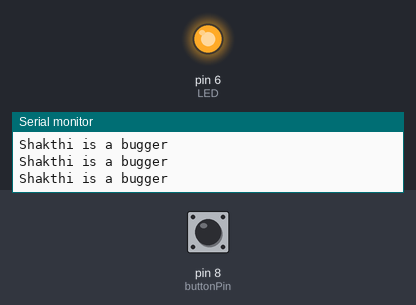
A sketch run on a simulated Arduino Uno, built with avr-gcc and run on an emulated ATmega328P. Shown: output pins drawn as LEDs (lit = HIGH), the last lines printed to the serial monitor. Dashed ring = blinking. Inputs (shaded band) come from the test bench; at power-on: pin 8 (buttonPin) HIGH.

Above: at 1.2 s.
1.3 s: pin 8 (buttonPin) pulled LOW for 0.15 s
At 1.39 s:
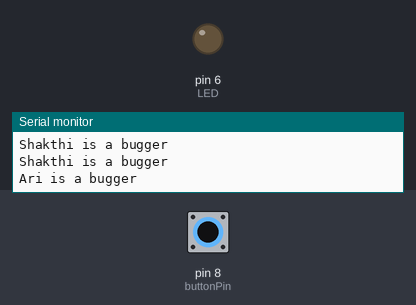
2.9 s: pin 8 (buttonPin) pulled LOW for 1 s
At 4.5 s:
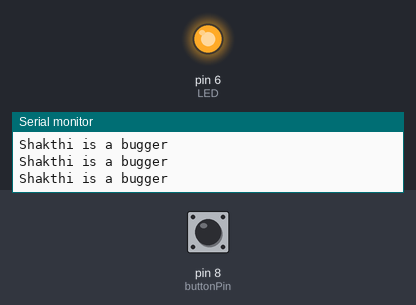
6.9 s: pin 8 (buttonPin) pulsed LOW 2 times (0.12 s each, 0.3 s apart)
At 7.12 s:
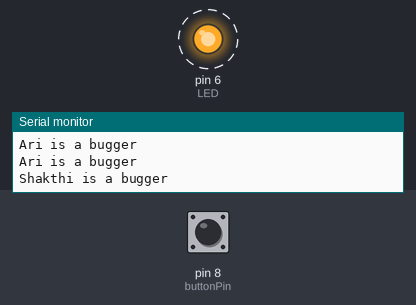
10.5 s: pin 8 (buttonPin) driven LOW
At 11.9 s:
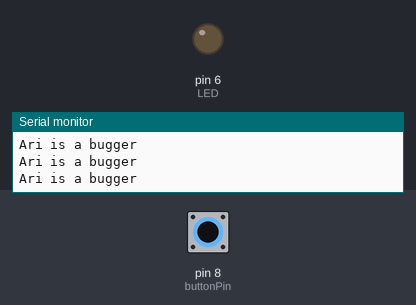
13.5 s: pin 8 (buttonPin) driven HIGH
At 13.9 s:
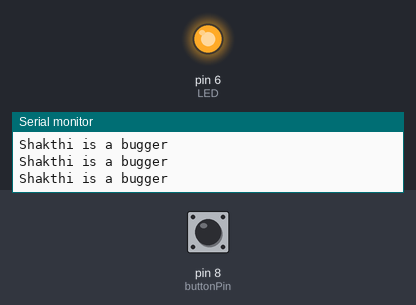
Timing chart, 0 to 16.0 s (numbered marks = the images above; inputs shaded):
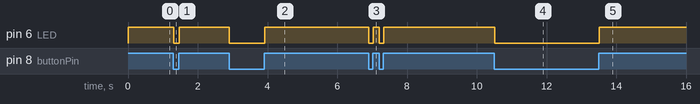

The sketch:

arduino-button-pin.ino
```cpp
int buttonPin = 8;
int LED = 6;

void setup() {
   // Define pin #12 as input and activate the internal pull-up resistor
   pinMode(buttonPin, INPUT_PULLUP);
   // Define pin #13 as output, for the LED
   pinMode(LED, OUTPUT);
  Serial.begin(9600);
}

void loop(){
   // Read the value of the input. It can either be 1 or 0
   int buttonValue = digitalRead(buttonPin);
   if (buttonValue == LOW){
      // If button pushed, turn LED on
      digitalWrite(LED,LOW);
      Serial.println("Ari is a bugger");
   }
   else {
      // Otherwise, turn the LED off
      digitalWrite(LED, HIGH);
      Serial.println("Shakthi is a bugger");
   }
}
```

Measured:
- after the input at 1.3 s, pin 6 (LED): HIGH → LOW at once, → HIGH 0.16 s later
- after the input at 2.9 s, pin 6 (LED): HIGH → LOW at once, → HIGH 1.0 s later
- after the input at 6.9 s, pin 6 (LED): alternates HIGH for 0.17 s and LOW for 0.12 s, 4 changes in all, then stays HIGH, starting at once
- after the input at 10.5 s, pin 6 (LED): HIGH → LOW at once
- after the input at 13.5 s, pin 6 (LED): LOW → HIGH at once
